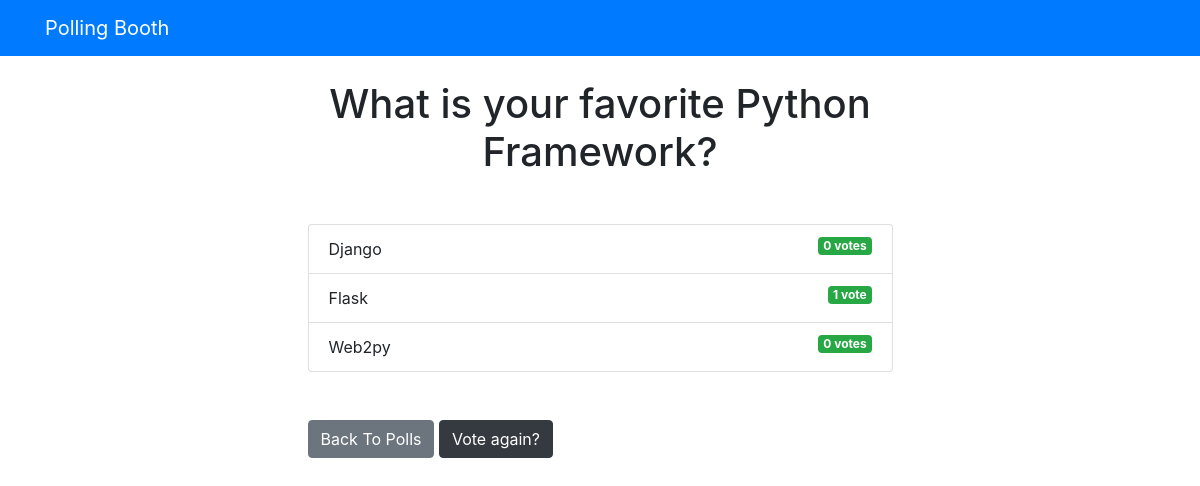
/polls/1/results/, run on an earlier commit of the app's database.
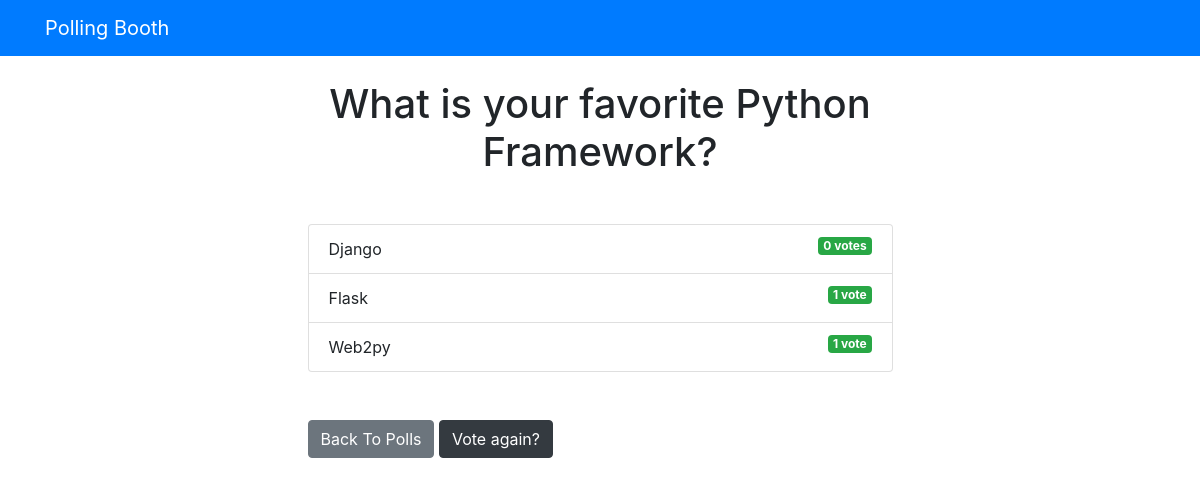
And on a later commit of the database.
### polls/models.py (models this page shows, shortened)
class Question(models.Model):
    question_text = models.CharField(max_length=200)
    pub_date = models.DateTimeField('date published')

class Choice(models.Model):
    question = models.ForeignKey(Question, on_delete=models.CASCADE)
    choice_text = models.CharField(max_length=200)
    votes = models.IntegerField(default=0)

### polls/views.py (the view)
# urls.py: path('<int:question_id>/results/',views.results,name='results'),
def results(request,question_id):
    question = get_object_or_404(Question,pk=question_id)
    return render(request, 'polls/results.html',{ 'question': question})

### templates/polls/results.html
{% extends 'base.html' %}
{% block content %}
<h1 class="mb-5 text-center">{{ question.question_text }}</h1>
<ul class="list-group mb-5">
	{% for choice in question.choice_set.all %}
	<li class="list-group-item">
		{{ choice.choice_text }}  <span class="badge badge-success float-right">{{ choice.votes }} vote{{ choice.votes | pluralize }}</span>
	</li>
	{% endfor %}
</ul>
<a class="btn btn-secondary" href="{% url 'polls:index' %}">Back To Polls</a>
<a class="btn btn-dark" href="{% url 'polls:detail' question.id %}">Vote again?</a>
{% endblock %}

### templates/base.html (shortened to what this page needs)
<!DOCTYPE html>
<html lang="en">
<head>
    <link rel="stylesheet" href="https://stackpath.bootstrapcdn.com/bootstrap/4.5.0/css/bootstrap.min.css"
>
</head>
<body>
    {% include 'partials/_navbar.html' %}
        <div class="row">
            <div class="col-md-6 m-auto">
                {% block content %}{% endblock %}
            </div>
        </div>
 </body>
</html>

### templates/partials/_navbar.html
<nav class="navbar navbar-dark bg-primary mb-4">
	<div class="container">
		<a class="navbar-brand" href="/">Polling Booth</a>
	</div>
</nav>

What changed in the data, as far as the page shows it:
changed Choice "Web2py": votes "0" → "1"; votes|pluralize "s" → (not shown)
